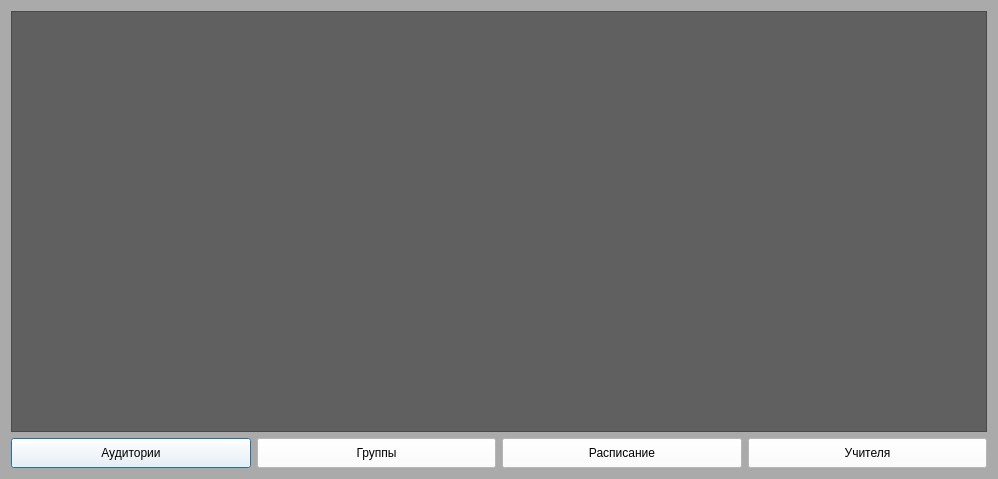
<?xml version="1.0" encoding="UTF-8"?>
<ui version="4.0">
 <class>Mainuser</class>
 <widget class="QDialog" name="Mainuser">
  <property name="geometry">
   <rect>
    <x>0</x>
    <y>0</y>
    <width>998</width>
    <height>479</height>
   </rect>
  </property>
  <property name="windowTitle">
   <string>Окно mainuser</string>
  </property>
  <property name="styleSheet">
   <string notr="true">background-color:#aaaaaa</string>
  </property>
  <layout class="QGridLayout" name="gridLayout">
   <item row="0" column="0">
    <widget class="QTableView" name="tableView">
     <property name="styleSheet">
      <string notr="true">background-color:#606060</string>
     </property>
     <attribute name="horizontalHeaderMinimumSectionSize">
      <number>160</number>
     </attribute>
     <attribute name="horizontalHeaderDefaultSectionSize">
      <number>160</number>
     </attribute>
     <attribute name="verticalHeaderVisible">
      <bool>false</bool>
     </attribute>
    </widget>
   </item>
   <item row="1" column="0">
    <layout class="QHBoxLayout" name="horizontalLayout_2">
     <item>
      <widget class="QPushButton" name="pushButton_audi">
       <property name="minimumSize">
        <size>
         <width>0</width>
         <height>30</height>
        </size>
       </property>
       <property name="styleSheet">
        <string notr="true">background-color:white;color:black;
font-family: 'Prompt', sans-serif;text-align:center;
font-weight:200</string>
       </property>
       <property name="text">
        <string>Аудитории</string>
       </property>
      </widget>
     </item>
     <item>
      <widget class="QPushButton" name="pushButton_group">
       <property name="minimumSize">
        <size>
         <width>0</width>
         <height>30</height>
        </size>
       </property>
       <property name="styleSheet">
        <string notr="true">background-color:white;color:black;
font-family: 'Prompt', sans-serif;text-align:center;
font-weight:200</string>
       </property>
       <property name="text">
        <string>Группы</string>
       </property>
      </widget>
     </item>
     <item>
      <widget class="QPushButton" name="pushButton_sche">
       <property name="minimumSize">
        <size>
         <width>0</width>
         <height>30</height>
        </size>
       </property>
       <property name="styleSheet">
        <string notr="true">background-color:white;color:black;
font-family: 'Prompt', sans-serif;text-align:center;
font-weight:200</string>
       </property>
       <property name="text">
        <string>Расписание</string>
       </property>
      </widget>
     </item>
     <item>
      <widget class="QPushButton" name="pushButton_teach">
       <property name="minimumSize">
        <size>
         <width>0</width>
         <height>30</height>
        </size>
       </property>
       <property name="styleSheet">
        <string notr="true">background-color:white;color:black;
font-family: 'Prompt', sans-serif;text-align:center;
font-weight:200</string>
       </property>
       <property name="text">
        <string>Учителя</string>
       </property>
      </widget>
     </item>
    </layout>
   </item>
   <item row="2" column="0">
    <layout class="QHBoxLayout" name="horizontalLayout"/>
   </item>
  </layout>
 </widget>
 <resources/>
 <connections/>
</ui>
